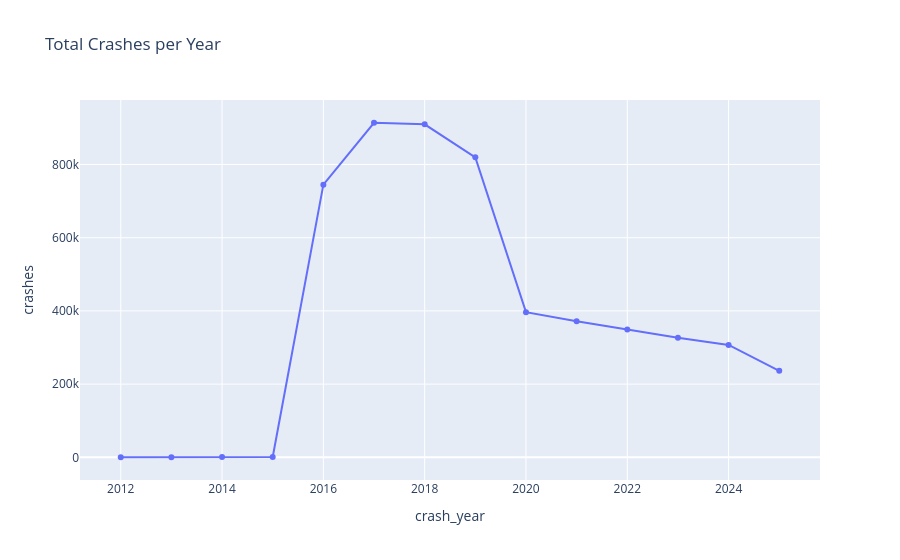

Notebook code cell kept with this figure:
### Markdown cell above
### Research Question 1: How have crash frequencies changed over time?

**Hypothesis:** We expect to see a decline in crashes over recent years due to improved traffic safety measures and vehicle technology advancements.

### Code cell
# 2.1 Yearly Trend
print("Analyzing yearly crash trends...")
query_year = """
    SELECT crash_year, COUNT(*) as crashes 
    FROM crashes 
    WHERE crash_year IS NOT NULL
    GROUP BY 1 
    ORDER BY 1
"""
df_year = con.execute(query_year).df()

fig_year = px.line(df_year, x='crash_year', y='crashes', 
                   title='Total Crashes per Year',
                   markers=True)
fig_year.show()

print(f"**Interpretation:** The data shows {df_year['crashes'].iloc[0]:,} crashes in {df_year['crash_year'].iloc[0]} "
      f"and {df_year['crashes'].iloc[-1]:,} crashes in {df_year['crash_year'].iloc[-1]}. "
      f"{'A declining trend suggests improved road safety measures.' if df_year['crashes'].iloc[-1] < df_year['crashes'].iloc[0] else 'An increasing trend may indicate growing traffic volume or reporting improvements.'}")

### Figure 1 — Plotly figure (JSON) as saved in the notebook; plotly's stock layout.template omitted (floating-point values rounded to 4 significant figures)
{"data": [{"hovertemplate": "crash_year=%{x}<br>crashes=%{y}<extra></extra>", "legendgroup": "", "line": {"color": "#636efa", "dash": "solid"}, "marker": {"symbol": "circle"}, "mode": "lines+markers", "name": "", "orientation": "v", "showlegend": false, "type": "scatter", "x": [2012, 2013, 2014, 2015, 2016, 2017, 2018, 2019, 2020, 2021, 2022, 2023, 2024, 2025], "xaxis": "x", "y": [225, 517, 694, 852, 744771, 913964, 909593, 819497, 396618, 371576, 349210, 326504, 306944, 236451], "yaxis": "y"}], "layout": {"legend": {"tracegroupgap": 0}, "title": {"text": "Total Crashes per Year"}, "xaxis": {"anchor": "y", "domain": [0, 1], "title": {"text": "crash_year"}}, "yaxis": {"anchor": "x", "domain": [0, 1], "title": {"text": "crashes"}}}}
